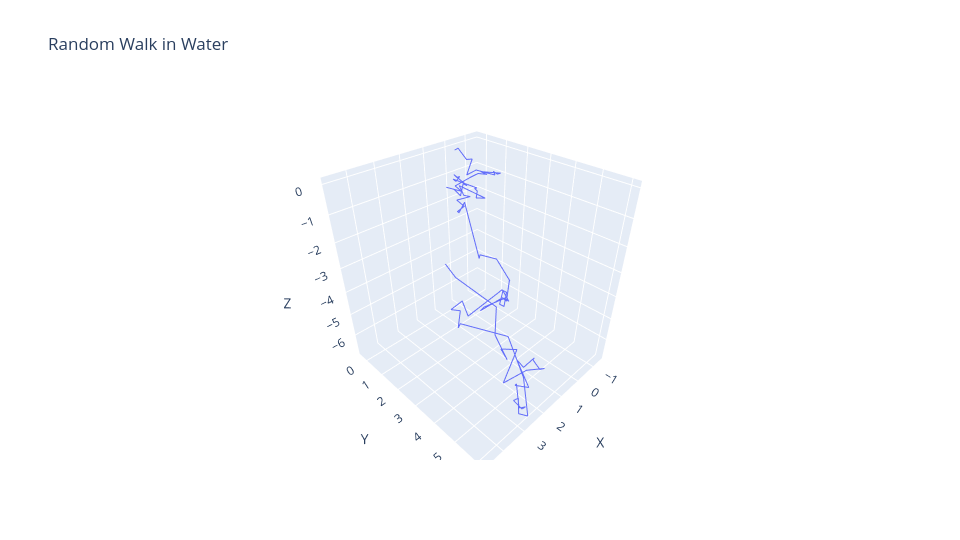

Source (notebook cell):
### Markdown cell above
#### 6.2.1 Visualising Random Walks

We now simulate neutron random walks through different materials. 
Each trajectory represents the stochastic motion of a neutron, with direction sampled isotropically and step lengths sampled from the material's exponential attenuation law.

### Code cell
def visualise_random_walk(material):
    macroscopic_cross_section= material.scattering_cross_section
    
    positions_iterator = random_walk(macroscopic_cross_section)
    positions = [next(positions_iterator) for _ in range(100)]

    x, y, z = zip(*positions)
    scatter = go.Scatter3d(x=x, y=y, z=z, mode='lines', marker=dict(size=2))
    layout = go.Layout(
        title=f"Random Walk in {material.name}",
        scene=dict(
            xaxis=dict(title='X'),
            yaxis=dict(title='Y'),
            zaxis=dict(title='Z')
        )
    )
    fig = go.Figure(data=[scatter], layout=layout)
    plot(fig)

visualise_random_walk(water)
